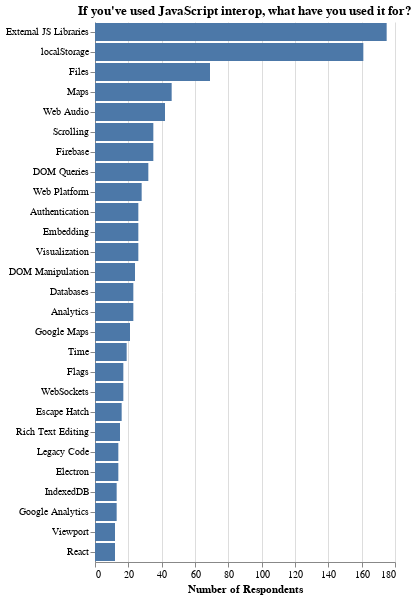

Describe this chart as a Vega-Lite specification.
### Vega-Lite specification from a JSON file in a GitHub repository (floating-point values rounded to 4 significant figures)
{"$schema": "https://vega.github.io/schema/vega-lite/v3.json", "title": "If you've used JavaScript interop, what have you used it for?", "data": {"values": "js-interop,count,year\nExternal JS Libraries,175,2018\nlocalStorage,161,2018\nFiles,69,2018\nMaps,46,2018\nWeb Audio,42,2018\nScrolling,35,2018\nFirebase,35,2018\nDOM Queries,32,2018\nWeb Platform,28,2018\nAuthentication,26,2018\nEmbedding,26,2018\nVisualization,26,2018\nDOM Manipulation,24,2018\nDatabases,23,2018\nAnalytics,23,2018\nGoogle Maps,21,2018\nTime,19,2018\nFlags,17,2018\nWebSockets,17,2018\nEscape Hatch,16,2018\nRich Text Editing,15,2018\nLegacy Code,14,2018\nElectron,14,2018\nIndexedDB,13,2018\nGoogle Analytics,13,2018\nViewport,12,2018\nReact,12,2018\n", "format": {"type": "csv"}}, "config": {"view": {"stroke": "transparent"}, "axis": {"domainWidth": 1}}, "encoding": {"x": {"field": "count", "type": "quantitative", "axis": {"title": "Number of Respondents"}}, "y": {"field": "js-interop", "type": "nominal", "axis": {"title": null}, "sort": {"field": "count", "order": "descending", "op": "sum"}}}, "mark": "bar"}
